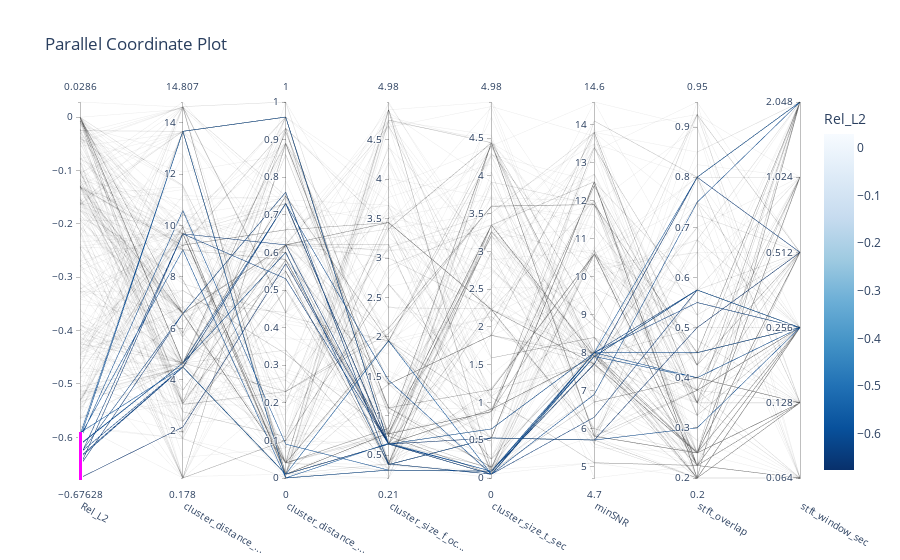

This figure's notebook cell:
### Code cell
optuna.visualization.plot_parallel_coordinate(study, 
                                              target=lambda t: np.log10(t.values[0]), 
                                              target_name="Rel_L2")

### Figure 1 — Plotly figure (JSON) as saved in the notebook; plotly's stock layout.template omitted (floating-point values rounded to 4 significant figures; data arrays with more than 128 entries replaced by an {"elided": "..."} marker saying what was removed)
{"data": [{"dimensions": [{"constraintrange": [-0.7425, -0.591], "label": "Rel_L2", "range": [-0.6763, 0.0286], "values": {"elided": "300 float values"}}, {"label": "cluster_distance_...", "range": [0.1782, 14.81], "values": {"elided": "300 float values"}}, {"label": "cluster_distance_...", "range": [0, 1], "values": {"elided": "300 float values"}}, {"label": "cluster_size_f_oc...", "range": [0.21, 4.98], "values": {"elided": "300 float values"}}, {"label": "cluster_size_t_sec", "range": [0, 4.98], "values": {"elided": "300 float values"}}, {"label": "minSNR", "range": [4.7, 14.6], "values": {"elided": "300 float values"}}, {"label": "stft_overlap", "range": [0.2, 0.95], "values": {"elided": "300 float values"}}, {"label": "stft_window_sec", "range": [0, 5], "ticktext": ["0.064", "0.128", "0.256", "0.512", "1.024", "2.048"], "tickvals": [0, 1, 2, 3, 4, 5], "values": {"elided": "300 int values"}}], "labelangle": 30, "labelside": "bottom", "line": {"color": {"elided": "300 float values"}, "colorbar": {"title": {"text": "Rel_L2"}}, "colorscale": [[0, "rgb(247,251,255)"], [0.125, "rgb(222,235,247)"], [0.25, "rgb(198,219,239)"], [0.375, "rgb(158,202,225)"], [0.5, "rgb(107,174,214)"], [0.625, "rgb(66,146,198)"], [0.75, "rgb(33,113,181)"], [0.875, "rgb(8,81,156)"], [1, "rgb(8,48,107)"]], "reversescale": true, "showscale": true}, "type": "parcoords"}], "layout": {"autosize": true, "title": {"text": "Parallel Coordinate Plot"}}}
